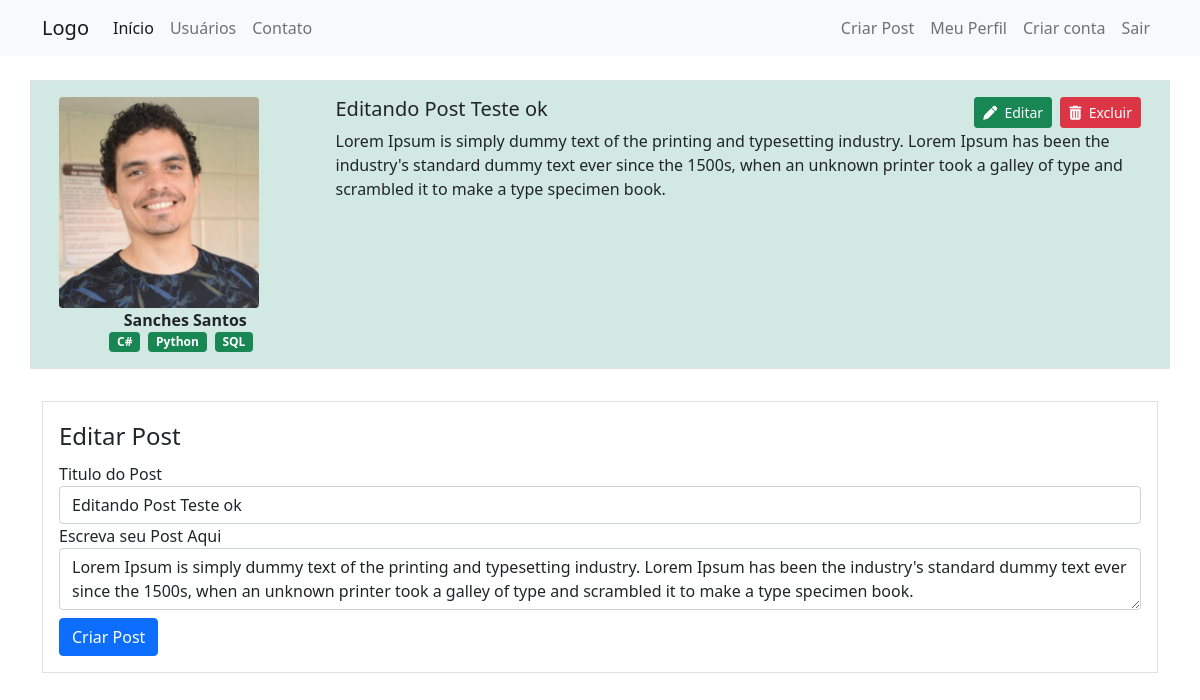
Screenshot of /post/editar/2 (signed in) with the database file from the repository.
### appcomunidade/models.py (models this page shows, shortened)
class Usuario(database.Model, UserMixin):
    id = database.Column(database.Integer, primary_key=True)
    username = database.Column(database.String, nullable=False)
    email = database.Column(database.String, nullable=False, unique=True)
    senha = database.Column(database.String, nullable=False)
    foto_perfil = database.Column(database.String, default='default.jpg')
    posts = database.relationship('Post', backref='autor', lazy=True)
    cursos = database.Column(database.String, nullable=False, default='Não informado')

class Post(database.Model):
    id = database.Column(database.Integer, primary_key=True)
    titulo = database.Column(database.String, nullable=False)
    corpo = database.Column(database.Text, nullable=False)
    data_criacao = database.Column(database.DateTime, nullable=False, default=datetime.utcnow)
    id_usuario = database.Column(database.Integer, database.ForeignKey('usuario.id'), nullable=False )

### appcomunidade/routes.py (the view)
@app.route('/post/editar/<post_id>', methods=['GET', 'POST'])
@login_required
def editar_post(post_id):
    post = Post.query.get(post_id)
    path_foto_perfil = url_for('static', filename='fotos_perfil/')
    if current_user == post.autor:
        form = FormCriarPost()
        if request.method == 'GET':
            form.titulo.data = post.titulo
            form.corpo.data = post.corpo
        elif form.validate_on_submit():
            post.titulo = form.titulo.data
            post.corpo = form.corpo.data
            database.session.commit()
            flash('Post atualizado com sucesso!', 'alert-success')
            return redirect(url_for('home'))
    else:
        form = None
    return render_template('editarpost.html', post=post, form = form, path_foto_perfil = path_foto_perfil)

### appcomunidade/forms.py
class FormCriarPost(FlaskForm):
    titulo = StringField('Titulo do Post', validators=[DataRequired(), Length(5, 140, 'Este campo aceita um minímo de 2 caracteres e máximo de 140 caracteres')])
    corpo = TextAreaField('Escreva seu Post Aqui', validators=[DataRequired()])
    botao_submit = SubmitField('Criar Post')

### appcomunidade/models.py (called while the page is built)
@login_manager.user_loader
def load_usuario(id_usuario):
    return Usuario.query.get(id_usuario)

### appcomunidade/templates/editarpost.html (shortened to what this page needs)
{% extends 'post.html' %} {% block form_editar_post %}
<div class="container mt-4">
    <div class="row">
        <div class="col">
            <form method="POST" action="" class="border p-3 mt-2">
                <legend>Editar Post</legend>
                <fieldset>
                    <div class="form-group">
                        {{ form.titulo.label(class="form-control-label") }} {%
                        if form.titulo.errors %} {{
                        form.titulo(class="form-control is-invalid") }}
                        <div class="invalid-feedback">
                            {% for erro in form.titulo.errors %} {{ erro }} {%
                            endfor %}
                        </div>
                        {% else %} {{ form.titulo(class="form-control") }} {%
                        endif %}
                    </div>
                    <div class="form-group">
                        {{ form.corpo.label(class="form-control-label") }} {% if
                        form.corpo.errors %} {{ form.corpo(class="form-control
                        is-invalid") }}
                        <div class="invalid-feedback">
                            {% for erro in form.corpo.errors %} {{ erro }} {%
                            endfor %}
                        </div>
                        {% else %} {{ form.corpo(class="form-control") }} {%
                        endif %}
                    </div>
                </fieldset>
                {{ form.botao_submit(class="btn btn-primary mt-2") }}
            </form>
        </div>
    </div>
</div>
{% endblock %}

### appcomunidade/templates/post.html (shortened to what this page needs)
{% extends 'base.html' %} {% block body %}
<div class="container mt-4">
    <div class="row border mt-4 p-3 criarPost">
        <div class="col-3">
            <div class="row">
                <div class="col-md-2 image pe-2" id="foto-perfil">
                    <img
                        src="{{ path_foto_perfil + post.autor.foto_perfil }}"
                        class="rounded"
                        width="200"
                    />
                </div>
            </div>
            <div class="row">
                <div class="col d-flex justify-content-center">
                    <strong> {{post.autor.username}} </strong>
                </div>
            </div>
            <div class="row">
                <div class="col d-flex justify-content-center">
                    {% for curso in post.autor.cursos.split(';') %}
                    <span class="badge bg-success me-2">{{ curso }}</span>
                    {% endfor %}
                </div>
            </div>
        </div>
        <div class="col-9">
            <div class="row">
                <div class="col-8">
                    <h5 class="">{{ post.titulo }}</h5>
                </div>
                <div class="col-4">
                    <div class="d-flex justify-content-end">
                        {% if form %}
                        <a
                            href="{{ url_for('editar_post', post_id = post.id) }}"
                        >
                            <button class="btn btn-success btn-sm me-2">
                                <i class="fas fa-pen"></i>
                                &nbsp;Editar
                            </button>
                        </a>
                        <button
                            class="btn btn-danger btn-sm"
                            data-bs-toggle="modal"
                            data-bs-target="#excluirPostModal"
                        >
                            <i class="fas fa-trash-alt"></i>
                            &nbsp;Excluir
                        </button>
                        {% endif %}
                    </div>
                </div>
            </div>
            <div class="row">
                <div class="col-12">
                    <p>{{ post.corpo }}</p>
                </div>
            </div>
        </div>
    </div>
</div>
{% block form_editar_post %} {% endblock %}
{% endblock %}

### appcomunidade/static/main.css (style rules this page uses)
.criarPost { background-color: #d2e8e3; }

### rows the page displays
Usuario: foto_perfil (picture), autor.username "Sanches Santos"
Post: titulo "Editando Post Teste ok", corpo "Lorem Ipsum is simply dummy text of the printing and typesetting industry. Lorem Ipsum has been the industry's standard dummy text ever since the 1500s, when an unknown printer took a galley of type and scrambled it to make a type specimen book."

### other values shown
{{ curso }} "C#" "Python" "SQL"
